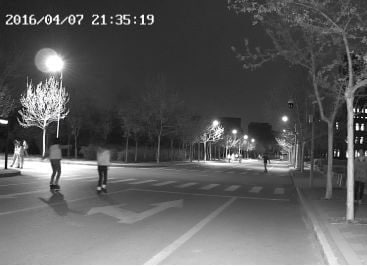
#> input picture IR/IR image.jpg, 367 x 266 px, given in place of the camera
$ python read_camera.py
#> lines starting #> are read from the running program, lines starting #| are printed output that depends on the picture; after the words box and inside, x2 and y2 are one past the last pixel; in counts of white or black regions, pixels touching at a corner belong together
import cv2
import numpy as np
import matplotlib.pyplot as plt
import math
import time
from pyfirmata import Arduino, util
from time import sleep


CAMERA_INDEX = 1
WINDOW_NAME = 'Camera Connection'


# Set up the Arduino board (replace 'COM8' with your Arduino's COM port)
board = Arduino('COM8')  # Adjust the COM port based on your system

# Define the pin for the servo (usually PWM pins)
servoV_pin = 5
servoH_pin = 3
laser_pin = 8
board.digital[laser_pin].write(1)
# Attach the servo to the board
servoV = board.get_pin(f'd:{servoV_pin}:s')  # 's' means it's a servo
servoH = board.get_pin(f'd:{servoH_pin}:s')
# Start an iterator thread to read analog inputs
it = util.Iterator(board)
it.start()
servoH.write(9)
servoV.write(9)
sleep(1)


A0 = -0.00000008
B0 = 0.000147
C0 = -0.17
D0 = 108

A1 = -0.000000323
B1 = 0.000246
C1 = -0.18
D1 = 71.5

# mx, my = 0, 0
# Main loop to control the servo

# [66 lines left out: function bilerp, not called in this run]


def angle_calc(coordinates):
    X = coordinates[0]  # rx
    Y = coordinates[1]  # ry

    # Coefficients for angleX polynomial
    A0 = 113.9773
    B0 = -0.0588
    C0 = 0.0001
    D0 = 0
    E0 = -0.1736
    F0 = 0.0001
    G0 = 0.0000
    H0 = 0.0001
    I0 = -0.0000
    J0 = 0

    # Coefficients for angleY polynomial
    A1 = 69.3912
    B1 = -0.1502
    C1 = 0.0001
    D1 = 0
    E1 = 0.0144
    F1 = 0.0
    G1 = 0.0000
    H1 = 0.0000
    I1 = 0.0000
    J1 = 0

    # Calculate angleX using the full polynomial expression
    angleX = (A0 + B0 * Y + C0 * Y ** 2 + D0 * Y ** 3 +
              E0 * X + F0 * X * Y + G0 * X * Y ** 2 +
              H0 * X ** 2 + I0 * X ** 2 * Y + J0 * X ** 3)

    # Calculate angleY using the full polynomial expression
    angleY = (A1 + B1 * Y + C1 * Y ** 2 + D1 * Y ** 3 +
              E1 * X + F1 * X * Y + G1 * X * Y ** 2 +
              H1 * X ** 2 + I1 * X ** 2 * Y + J1 * X ** 3)

    return angleX, angleY


def find_red_point(frame):
    """
    Finds the (x, y) coordinates of the single red point in the image.

    Args:
        frame: The input image (BGR format).

    Returns:
        A tuple (x, y) representing the center of the red point if found, or None if no red point is detected.
    """
    # Convert the frame to HSV color space
    hsv = cv2.cvtColor(frame, cv2.COLOR_BGR2HSV)

    # Define the lower and upper bounds for red in HSV
    lower_red1 = np.array([0, 120, 70])   # Lower range for red
    upper_red1 = np.array([10, 255, 255]) # Upper range for red
    lower_red2 = np.array([170, 120, 70]) # Lower range for red (wrapping around 180 degrees)
    upper_red2 = np.array([180, 255, 255])# Upper range for red

    # Create masks for red
    mask1 = cv2.inRange(hsv, lower_red1, upper_red1)
    mask2 = cv2.inRange(hsv, lower_red2, upper_red2)
    mask = cv2.bitwise_or(mask1, mask2)  # Combine masks

    # Find contours of the mask
    contours, _ = cv2.findContours(mask, cv2.RETR_EXTERNAL, cv2.CHAIN_APPROX_SIMPLE)

    if len(contours) == 0:
        return (0,0)  # No red point found

    # Assume the largest contour is the red point (adjust as needed)
    largest_contour = max(contours, key=cv2.contourArea)

    # Get the center of the red point
    M = cv2.moments(largest_contour)
    if M["m00"] == 0:
        return (0,0)  # Avoid division by zero

    cX = int(M["m10"] / M["m00"])  # x-coordinate
    cY = int(M["m01"] / M["m00"])  # y-coordinate

    return cX, cY


# PID constants
Kp = -0.1
Ki = -0.0
Kd = 0.0

# Initialize previous values for PID
time_prev = time.time() / 100
integral = np.array([0, 0])
error_prev = np.array([0, 0])

# [15 lines left out: function PID, not called in this run]


mx,my = 320, 240
mouse_x, mouse_y = 320, 240
flag = False


# [5 lines left out: function click_event, not called in this run]

def main():
    global mouse_x,mouse_y, flag
    #create camera and nonesense
    cam = cv2.VideoCapture(CAMERA_INDEX)
    cv2.namedWindow(WINDOW_NAME)
    # make sure there is an image to be read\sent
    ret_val, img = cam.read()
#> img is the input picture: shape (266, 367, 3); mean B, G, R 91.7, 91.7, 91.7
    cv2.setMouseCallback(WINDOW_NAME, click_event)
    if img.size > 0:
        cv2.imshow(WINDOW_NAME, img)
    angleX = 80
    angleY = 50
    # main loop
    while True:
        # read image
        ret_val, img = cam.read()
        global mx, my

        cv2.setMouseCallback(WINDOW_NAME, click_event)

        # display circles for laser and mouse
        (laser_x,laser_y) = find_red_point(img)
#> in find_red_point, `hsv = cv2.cvtColor(frame, cv2.COLOR_BGR2HSV)`: hsv: shape (266, 367, 3); mean H, S, V 0.6, 0, 91.7
#> in find_red_point, `mask1 = cv2.inRange(hsv, lower_red1, upper_red1)`: mask1: shape (266, 367); every value is 0
#> in find_red_point, `contours, _ = cv2.findContours(mask, cv2.RETR_EXTERNAL, cv2.CHAIN_APPR..`: contours = []
#> laser_x = 0; laser_y = 0
        cv2.circle(img,(laser_x,laser_y),7,(0,0,255),-1)
#> img: shape (266, 367, 3); 0.05% of pixels changed, all inside (x1, y1, x2, y2) = (0, 0, 8, 8)
        cv2.circle(img,(mx,my),7,(255,0,0),-1)
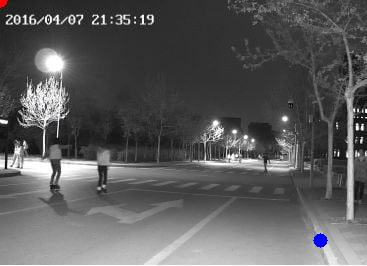
#> img: shape (266, 367, 3); mean B, G, R 91.8, 91.4, 91.5

        # [7 lines of commented-out code are left out]


        cv2.circle(img,(mouse_x,mouse_y),7,(255,0,0),-1)

        # display image
        cv2.imshow(WINDOW_NAME, img)

        angleX, angleY = angle_calc([mouse_x,mouse_y])
        if flag:
            pid = PID(np.array([mouse_x,mouse_y]),np.array([laser_x,laser_y]))
            print(pid)
            angleX += pid[0,0]
            angleY += pid[0,1]
            if angleX > 180: angleX = 180
            if angleY > 180: angleY = 180
            if angleX < 0: angleX = 0
            if angleY < 0: angleY = 0


        time.sleep(0.1)


        # Press Escape or close the window to exit
        if cv2.waitKey(1) == 27:
#> (key Esc is pressed here)
            break
        if cv2.getWindowProperty(WINDOW_NAME, cv2.WND_PROP_VISIBLE) < 1:
            break


        # angleX, angleY = angle_calc([mx-rx,my-ry])
        #magic numbers!!!
        print(mx,my)
        angleX, angleY = angle_calc([mx,my])
        print(angleX,angleY)
        servoH.write(angleX)
        servoV.write(angleY)
        sleep(0.1)
        cv2.imshow(WINDOW_NAME, img)


    cv2.destroyAllWindows()
    board.exit()


if __name__ == '__main__':
    main()
